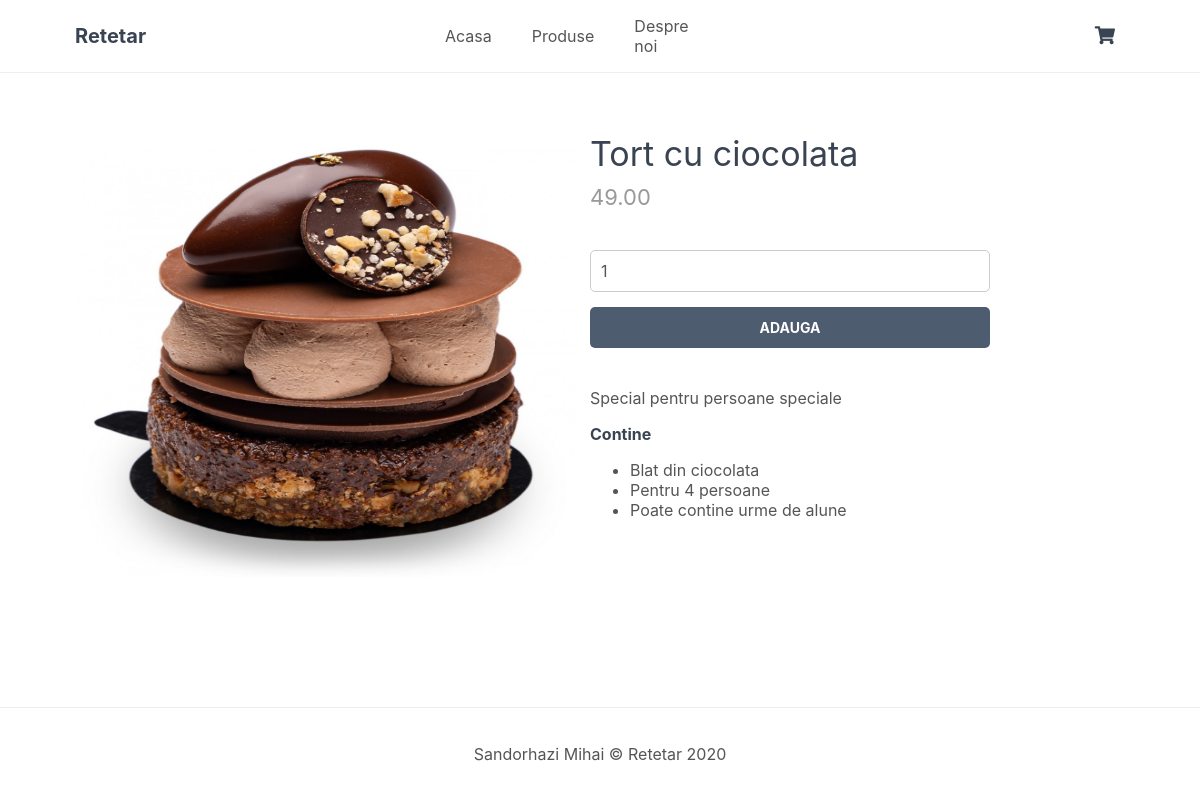
The page /index.php?page=product&id=1 on the database its author committed.
### tables this page shows
CREATE TABLE `products` (
  `id` int(11) NOT NULL,
  `name` varchar(200) NOT NULL,
  `desc` text NOT NULL,
  `price` decimal(7,2) NOT NULL,
  `rrp` decimal(7,2) NOT NULL DEFAULT 0.00,
  `quantity` int(11) NOT NULL,
  `img` text NOT NULL,
  `date_added` datetime NOT NULL DEFAULT current_timestamp()
);

### index.php (called while the page is built, shortened)
<?php
include 'functions.php';
$page = isset($_GET['page']) && file_exists($_GET['page'] . '.php') ? $_GET['page'] : 'home';
include $page . '.php';
?>

### product.php (the view, shortened to what this page needs)
<?php
if (isset($_GET['id'])) {
    $stmt = $pdo->prepare('SELECT * FROM products WHERE id = ?');
    $stmt->execute([$_GET['id']]);
    $product = $stmt->fetch(PDO::FETCH_ASSOC);
} else {
    die ('Produsul nu exista!');
}
?>
<?=template_header('Produs')?>
<div class="product content-wrapper">
    <img src="images/<?=$product['img']?>" width="500" height="500" alt="<?=$product['name']?>">
    <div>
        <h1 class="name"><?=$product['name']?></h1>
        <span class="price">
            <?=$product['price']?>
        </span>
        <form action="index.php?page=cart" method="post">
            <input type="number" name="quantity" value="1" min="1" max="<?=$product['quantity']?>" placeholder="Cantitate" required>
            <input type="submit" value="Adauga">
        </form>
        <div class="description">
            <?=$product['desc']?>
        </div>
    </div>
</div>
<?=template_footer()?>

### style.css (style rules this page uses)
* { box-sizing: border-box; font-family: -apple-system, BlinkMacSystemFont, "segoe ui", roboto, oxygen, ubuntu, cantarell, "fira sans", "droid sans", "helvetica neue", Arial, sans-serif; font-size: 16px; -webkit-font-smoothing: antialiased; -moz-osx-font-smoothing: grayscale; }
html { height: 100%; }
body { position: relative; min-height: 100%; color: #555555; background-color: #FFFFFF; margin: 0; padding-bottom: 100px; }
h1, h2, h3, h4, h5 { color: #394352; text-decoration: none; }
.content-wrapper { width: 1050px; margin: 0 auto; }
main > .product { display: flex; padding: 40px 0; }
main > .product > div { padding-left: 15px; }
main > .product h1 { font-size: 34px; font-weight: normal; margin: 0; padding: 20px 0 10px 0; }
main > .product .price { display: block; font-size: 22px; color: #999999; }
main > .product form { display: flex; flex-flow: column; margin: 40px 0; }
main > .product form input[type="number"] { width: 400px; padding: 10px; margin-bottom: 15px; border: 1px solid #ccc; color: #555555; border-radius: 5px; }
main > .product form input[type="submit"] { background: #4e5c70; border: 0; color: #FFFFFF; width: 400px; padding: 12px 0; text-transform: uppercase; font-size: 14px; font-weight: bold; border-radius: 5px; cursor: pointer; }

### rows shown on the page
products: img (picture), name "Tort cu ciocolata", price "49.00", desc "Special pentru persoane speciale Contine Blat din ciocolata Pentru 4 persoane Poate contine urme de alune"
